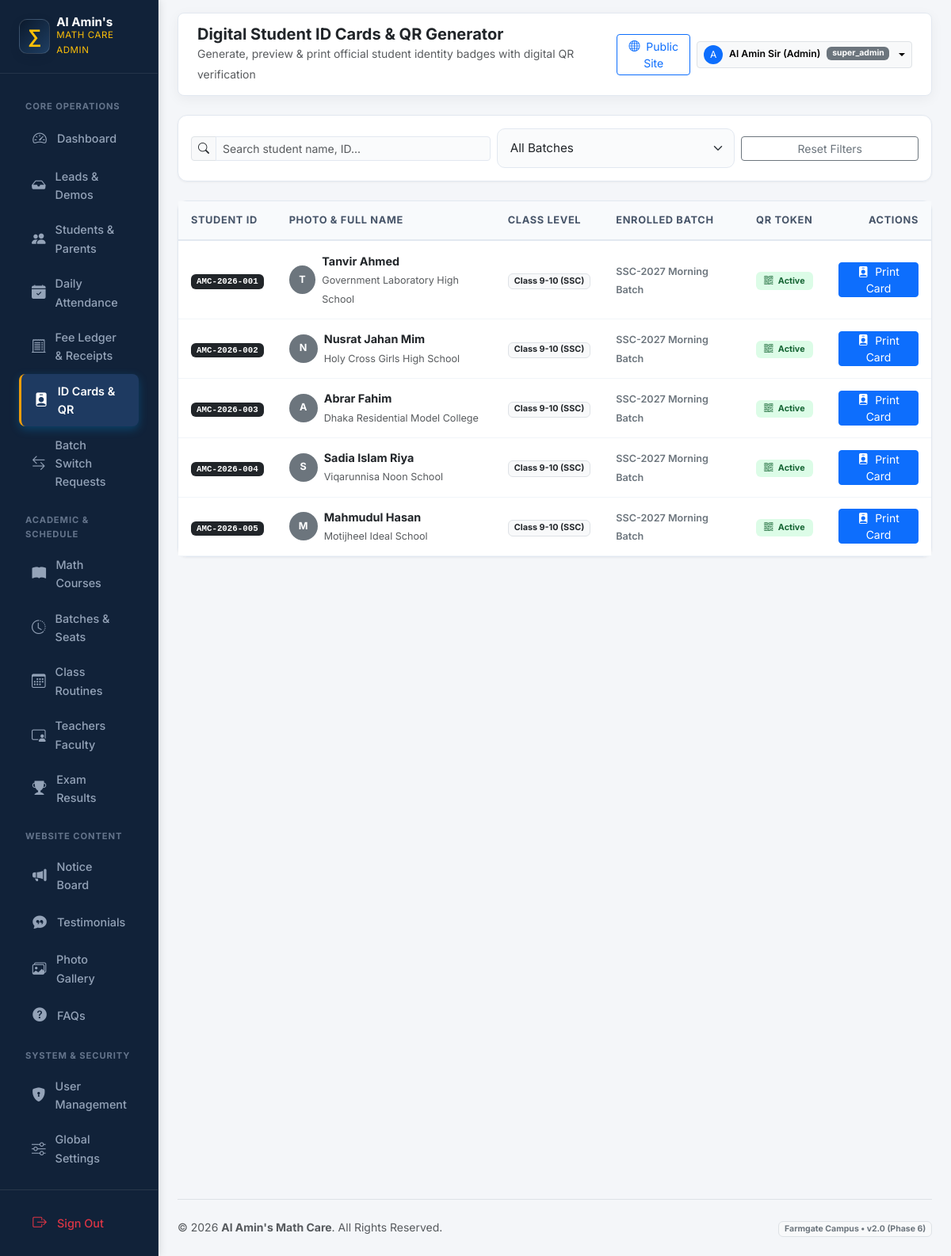
Screenshot of /admin/student-cards/index.php (signed in) with the database file from the repository.
### tables this page shows
CREATE TABLE IF NOT EXISTS `students` (
  `id` INT UNSIGNED AUTO_INCREMENT PRIMARY KEY,
  `user_id` INT UNSIGNED NULL UNIQUE,
  `student_id_code` VARCHAR(30) UNIQUE NOT NULL,
  `name` VARCHAR(100) NOT NULL,
  `guardian_name` VARCHAR(100) DEFAULT NULL,
  `guardian_phone` VARCHAR(20) NOT NULL,
  `class_level` VARCHAR(50) NOT NULL,
  `school_college` VARCHAR(150) DEFAULT NULL,
  `photo` VARCHAR(255) DEFAULT NULL,
  `qr_code_token` VARCHAR(64) UNIQUE DEFAULT NULL,
  `qr_code_path` VARCHAR(255) DEFAULT NULL,
  `status` ENUM('active', 'passed_out', 'dropped') DEFAULT 'active',
  `is_deleted` TINYINT(1) DEFAULT 0,
  `created_at` TIMESTAMP DEFAULT CURRENT_TIMESTAMP,
  FOREIGN KEY (`user_id`) REFERENCES `users`(`id`) ON DELETE SET NULL
);

CREATE TABLE IF NOT EXISTS `batches` (
  `id` INT UNSIGNED AUTO_INCREMENT PRIMARY KEY,
  `course_id` INT UNSIGNED NOT NULL,
  `branch_id` INT UNSIGNED NOT NULL,
  `teacher_id` INT UNSIGNED NOT NULL,
  `batch_name` VARCHAR(100) NOT NULL,
  `batch_name_bn` VARCHAR(100) DEFAULT NULL,
  `class_days` VARCHAR(100) NOT NULL,
  `start_time` TIME NOT NULL,
  `end_time` TIME NOT NULL,
  `start_date` DATE NOT NULL,
  `total_seats` SMALLINT UNSIGNED NOT NULL DEFAULT 30,
  `available_seats` SMALLINT UNSIGNED NOT NULL DEFAULT 30,
  `admission_status` ENUM('open', 'full', 'closed') DEFAULT 'open',
  `status` ENUM('upcoming', 'running', 'completed') DEFAULT 'upcoming',
  `is_deleted` TINYINT(1) DEFAULT 0,
  `created_at` TIMESTAMP DEFAULT CURRENT_TIMESTAMP,
  FOREIGN KEY (`course_id`) REFERENCES `courses`(`id`) ON DELETE CASCADE,
  FOREIGN KEY (`branch_id`) REFERENCES `branches`(`id`) ON DELETE CASCADE,
  FOREIGN KEY (`teacher_id`) REFERENCES `teachers`(`id`) ON DELETE RESTRICT
);

### includes/helpers.php (called while the page is built, shortened)
<?php
function e(?string $value): string
{
    return htmlspecialchars($value ?? '', ENT_QUOTES | ENT_SUBSTITUTE, 'UTF-8');
}
function clean_input(mixed $data): string
{
    return trim(strip_tags((string) $data));
}

### includes/i18n.php (called while the page is built, shortened)
<?php
function app_config(): array
{
    static $config = null;
    if ($config === null) {
        $config = require __DIR__ . '/../config/app.php';
    }
    return $config;
}
function current_locale(): string
{
    $config = app_config();
    $locale = $_GET['lang'] ?? $_COOKIE['site_lang'] ?? $_COOKIE['locale'] ?? $config['default_locale'];
    return $locale;
}
function init_i18n(): void
{
    $config = app_config();
}
function base_url(string $path = ''): string
{
    $base = rtrim(app_config()['base_url'] ?? '', '/');
    $path = ltrim($path, '/');
    return $base . ($path !== '' ? '/' . $path : '');
}

### admin/student-cards/index.php (the view, shortened to what this page needs)
<?php
$pdo = db();
$search = clean_input($_GET['q'] ?? '');
$sql = 'SELECT s.*, b.batch_name, c.title_en as course_title
        FROM students s
        LEFT JOIN enrollments e ON s.id = e.student_id AND e.status = "active"
        LEFT JOIN batches b ON e.batch_id = b.id
        LEFT JOIN courses c ON b.course_id = c.id
        WHERE s.is_deleted = 0 AND s.status = "active"';
$params = [];
$sql .= ' ORDER BY s.student_id_code ASC';
$stmt = $pdo->prepare($sql);
$stmt->execute($params);
$students = $stmt->fetchAll();
require_once __DIR__ . '/../includes/header.php';
?>
<div class="card card-custom p-3 mb-4">
    <form method="GET" action="" class="row g-2 align-items-center">
        <div class="col-md-5">
            <div class="input-group input-group-sm">
                <span class="input-group-text bg-light"><i class="bi bi-search"></i></span>
                <input type="text" name="q" class="form-control" value="<?= e($search) ?>" placeholder="Search student name, ID...">
            </div>
        </div>
        <div class="col-md-4">
            <select name="batch_id" class="form-select form-select-sm" onchange="this.form.submit()">
                <option value="">All Batches</option>
            </select>
        </div>
        <div class="col-md-3 text-end">
            <a href="<?= e(base_url('admin/student-cards/')) ?>" class="btn btn-sm btn-outline-secondary w-100">Reset Filters</a>
        </div>
    </form>
</div>
<div class="card card-custom">
    <div class="table-responsive">
        <table class="table table-custom mb-0">
            <thead>
                <tr>
                    <th>Student ID</th>
                    <th>Photo & Full Name</th>
                    <th>Class Level</th>
                    <th>Enrolled Batch</th>
                    <th>QR Token</th>
                    <th class="text-end">Actions</th>
                </tr>
            </thead>
            <tbody>
                <?php if (empty($students)): ?>
                    <tr>
                        <td colspan="6" class="text-center py-4 text-muted">No students found for ID card generation.</td>
                    </tr>
                <?php else: ?>
                    <?php foreach ($students as $s): ?>
                        <tr>
                            <td>
                                <span class="badge bg-dark font-monospace"><?= e($s['student_id_code']) ?></span>
                            </td>
                            <td>
                                <div class="d-flex align-items-center gap-2">
                                    <?php if (!empty($s['photo']) && file_exists(__DIR__ . '/../../' . $s['photo'])): ?>
                                        <img src="<?= e(base_url($s['photo'])) ?>" alt="" class="rounded-circle object-fit-cover shadow-sm" style="width: 36px; height: 36px;">
                                    <?php else: ?>
                                        <div class="rounded-circle bg-secondary text-white d-flex align-items-center justify-content-center small fw-bold" style="width: 36px; height: 36px;">
                                            <?= strtoupper(substr($s['name'], 0, 1)) ?>
                                        </div>
                                    <?php endif; ?>
                                    <div>
                                        <strong class="text-dark d-block"><?= e($s['name']) ?></strong>
                                        <small class="text-muted"><?= e($s['school_college'] ?: 'N/A') ?></small>
                                    </div>
                                </div>
                            </td>
                            <td>
                                <span class="badge bg-light text-dark border"><?= e($s['class_level']) ?></span>
                            </td>
                            <td>
                                <span class="small fw-semibold text-secondary"><?= e($s['batch_name'] ?: 'Not Assigned') ?></span>
                            </td>
                            <td>
                                <?php if (!empty($s['qr_code_token'])): ?>
                                    <span class="badge badge-subtle-success"><i class="bi bi-qr-code me-1"></i> Active</span>
                                <?php else: ?>
                                    <span class="badge badge-subtle-warning">Pending</span>
                                <?php endif; ?>
                            </td>
                            <td class="text-end">
                                <a href="<?= e(base_url('admin/student-cards/view.php?id=' . $s['id'])) ?>" class="btn btn-sm btn-primary py-0 px-2" title="Generate / Print ID Card">
                                    <i class="bi bi-person-badge-fill me-1"></i> Print Card
                                </a>
                            </td>
                        </tr>
                    <?php endforeach; ?>
                <?php endif; ?>
            </tbody>
        </table>
    </div>
</div>
<?php require_once __DIR__ . '/../includes/footer.php'; ?>

### assets/css/main.css (style rules this page uses)
:root { --primary: #0b192c; --primary-dark: #050c17; --primary-light: #1e3e62; --primary-surface: #f0f4f9; --accent-cyan: #008dda; --accent-cyan-light: #41b06e; --accent-cyan-glow: rgba(0, 141, 218, 0.25); --accent-gold: #f59e0b; --accent-amber: #e8913a; --accent-hover: #d97706; --success: #10b981; --success-bg: #ecfdf5; --success-border: #a7f3d0; --success-text: #065f46; --urgent: #ef4444; --urgent-bg: #fef2f2; --urgent-border: #fecaca; --urgent-text: #991b1b; --bg: #f8fafc; --surface: #ffffff; --surface-glass: rgba(255, 255, 255, 0.85); --surface-glass-dark: rgba(11, 25, 44, 0.78); --border: #e2e8f0; --border-glass: rgba(255, 255, 255, 0.25); --border-hover: rgba(0, 141, 218, 0.35); --text: #0f172a; --text-muted: #64748b; --text-soft: #94a3b8; --shadow-sm: 0 2px 4px rgba(11, 25, 44, 0.04); --shadow-md: 0 6px 16px -2px rgba(11, 25, 44, 0.07), 0 2px 6px -1px rgba(11, 25, 44, 0.04); --shadow-lg: 0 14px 28px -4px rgba(11, 25, 44, 0.09), 0 8px 12px -3px rgba(11, 25, 44, 0.05); --shadow-hover: 0 22px 38px -6px rgba(11, 25, 44, 0.14), 0 12px 18px -4px rgba(0, 141, 218, 0.08); --shadow-glow-cyan: 0 0 25px rgba(0, 141, 218, 0.35); --shadow-glow-whatsapp: 0 8px 28px rgba(16, 185, 129, 0.45); --radius-sm: 10px; --radius-md: 16px; --radius-lg: 24px; --radius-pill: 9999px; --font-en: 'Inter', system-ui, -apple-system, sans-serif; --font-bn: 'Noto Sans Bengali', 'Inter', system-ui, sans-serif; --font: var(--font-en); }
*, *::before, *::after { box-sizing: border-box; }
html { scroll-behavior: smooth; -webkit-text-size-adjust: 100%; }
body { font-family: var(--font); color: var(--text); background-color: var(--bg); line-height: 1.62; padding-bottom: 84px; margin: 0; overflow-x: hidden; -webkit-font-smoothing: antialiased; -moz-osx-font-smoothing: grayscale; }
@media (min-width: 992px) { body { padding-bottom: 0; } }
a { color: var(--accent-cyan); text-decoration: none; transition: color 0.2s ease; }
.form-control, .form-select { border-radius: var(--radius-sm); border: 1.5px solid var(--border); padding: 0.8rem 1rem; font-size: 0.95rem; transition: all 0.2s ease; background-color: #fafbfc; }

### assets/css/admin.css (style rules this page uses)
:root { --admin-sidebar-bg: #0b192c; --admin-sidebar-hover: #182e4b; --admin-sidebar-active: #008dda; --admin-bg: #f4f7fb; --admin-card-bg: #ffffff; --admin-border: #e2e8f0; --admin-text-main: #0f172a; --admin-text-muted: #64748b; --admin-accent-cyan: #008dda; --admin-accent-gold: #f59e0b; --admin-success: #10b981; --admin-urgent: #ef4444; --admin-radius: 14px; --admin-shadow: 0 4px 16px rgba(11, 25, 44, 0.05); }
body { background-color: var(--admin-bg); font-family: 'Inter', 'Noto Sans Bengali', sans-serif; color: var(--admin-text-main); overflow-x: hidden; }
.card-custom { border: 1px solid var(--admin-border); border-radius: var(--admin-radius); box-shadow: var(--admin-shadow); background: var(--admin-card-bg); transition: all 0.25s ease; }
.table-custom { margin-bottom: 0; }
.table-custom th { background: #f8fafc; color: #475569; font-size: 0.82rem; text-transform: uppercase; letter-spacing: 0.05em; font-weight: 800; padding: 0.95rem 1.1rem; border-bottom: 2px solid var(--admin-border); }
.table-custom td { padding: 0.95rem 1.1rem; vertical-align: middle; font-size: 0.92rem; border-bottom: 1px solid #f1f5f9; }
.badge-subtle-success { background: #dcfce7; color: #166534; font-weight: 700; padding: 0.35rem 0.65rem; border-radius: 6px; }

### admin/includes/header.php (style rules this page uses)
:root { --sidebar-bg: #112239; --sidebar-active: #1e3a61; --sidebar-hover: #172d4c; --accent-gold: #f59e0b; }
body { background-color: #f4f6f9; font-family: 'Inter', 'Noto Sans Bengali', sans-serif; color: #334155; }
.card-custom { border: 1px solid #e2e8f0; border-radius: 12px; box-shadow: 0 1px 3px rgba(0,0,0,0.05); background: #ffffff; }
.table-custom th { background: #f8fafc; color: #475569; font-size: 0.8rem; text-transform: uppercase; letter-spacing: 0.05em; font-weight: 700; padding: 0.85rem 1rem; border-bottom: 2px solid #e2e8f0; }
.table-custom td { padding: 0.85rem 1rem; vertical-align: middle; font-size: 0.9rem; border-bottom: 1px solid #f1f5f9; }
.badge-subtle-success { background: #dcfce7; color: #166534; }

### rows the page displays
students: student_id_code "AMC-2026-001", name "T", name "Tanvir Ahmed", school_college "Government Laboratory High School", class_level "Class 9-10 (SSC)", batches.batch_name "SSC-2027 Morning Batch", shows "Active"
students: student_id_code "AMC-2026-002", name "N", name "Nusrat Jahan Mim", school_college "Holy Cross Girls High School", class_level "Class 9-10 (SSC)", batches.batch_name "SSC-2027 Morning Batch", shows "Active"
students: student_id_code "AMC-2026-003", name "A", name "Abrar Fahim", school_college "Dhaka Residential Model College", class_level "Class 9-10 (SSC)", batches.batch_name "SSC-2027 Morning Batch", shows "Active"
students: student_id_code "AMC-2026-004", name "S", name "Sadia Islam Riya", school_college "Viqarunnisa Noon School", class_level "Class 9-10 (SSC)", batches.batch_name "SSC-2027 Morning Batch", shows "Active"
students: student_id_code "AMC-2026-005", name "M", name "Mahmudul Hasan", school_college "Motijheel Ideal School", class_level "Class 9-10 (SSC)", batches.batch_name "SSC-2027 Morning Batch", shows "Active"

### other values shown
$adminPageHeading "Digital Student ID Cards & QR Generator"
$adminPageSubheading "Generate, preview & print official student identity badges with digital QR verification"
substr($adminUser, 0, 1) "A"
$adminUser "Al Amin Sir (Admin)"
$adminRole "super_admin"
